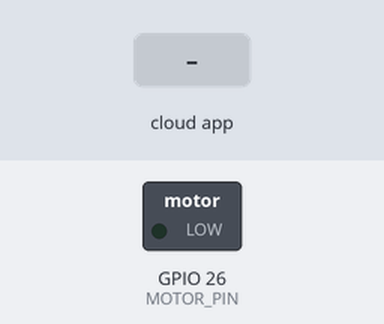
A sketch run on a simulated ESP32. Parts: switched loads named in the sketch (green lamp = pin HIGH). The inputs (shaded band) are chosen by the test bench. WiFi joins after 1.5 s; servers stay silent unless stated; what the sketch prints to the serial monitor is not drawn.

Above: at 2.8 s.
2.9 s: the phone or cloud app sets status to ON
At 3.2 s:
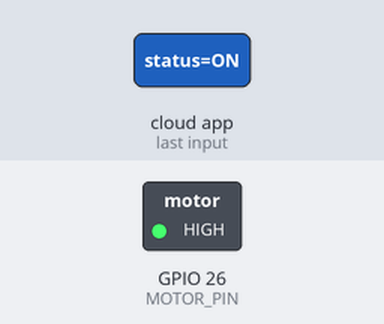
4.4 s: the phone or cloud app sets status to OFF
At 5.6 s:
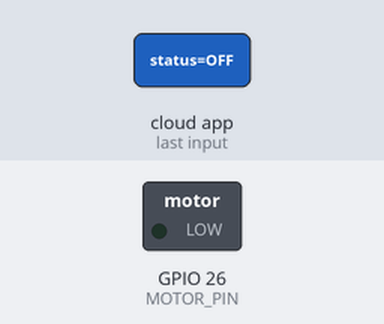
Timing chart, 0 to 7.4 s (numbered marks = the images above; inputs shaded):
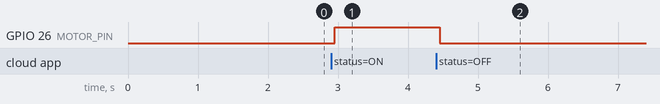

The sketch:

arduino.ino
```cpp
#include <WiFi.h>
#include <Firebase_ESP_Client.h>
#include "addons/TokenHelper.h"
#include "addons/RTDBHelper.h"

#define WIFI_SSID     "**********"
#define WIFI_PASSWORD "**********"
#define API_KEY       "**********"
#define DATABASE_URL  "**********"

// ── Firebase Auth Credentials ─────────────────────────────────────────────────
#define USER_EMAIL    "**********"
#define USER_PASSWORD "**********"

FirebaseData fbdo;
FirebaseData fbdoMotor;
FirebaseAuth auth;
FirebaseConfig config;

const int MOTOR_PIN = 26;

unsigned long lastSensorSend = 0;
const unsigned long SENSOR_INTERVAL = 5000;

bool signupOK = false;

// ── Stream Callbacks ──────────────────────────────────────────────────────────

void streamCallback(FirebaseStream data) {
  if (data.dataType() == "string") {
    String motorStatus = data.stringData();
    Serial.println("[Stream] Motor command: " + motorStatus);

    if (motorStatus == "ON") {
      digitalWrite(MOTOR_PIN, HIGH);
      Serial.println("[Motor] ON");
    } else if (motorStatus == "OFF") {
      digitalWrite(MOTOR_PIN, LOW);
      Serial.println("[Motor] OFF");
    } else {
      Serial.println("[Motor] Unknown command ignored");
    }
  }
}

void streamTimeoutCallback(bool timeout) {
  if (timeout) {
    Serial.println("[Stream] Timeout — will auto-reconnect");
  }
}

// ── Setup ─────────────────────────────────────────────────────────────────────

void setup() {
  Serial.begin(115200);
  pinMode(MOTOR_PIN, OUTPUT);
  digitalWrite(MOTOR_PIN, LOW);

  // WiFi
  WiFi.begin(WIFI_SSID, WIFI_PASSWORD);
  Serial.print("Connecting to WiFi");
  while (WiFi.status() != WL_CONNECTED) {
    delay(500);
    Serial.print(".");
  }
  Serial.println("\nWiFi connected — IP: " + WiFi.localIP().toString());

  // Firebase config
  config.api_key = API_KEY;
  config.database_url = DATABASE_URL;
  config.token_status_callback = tokenStatusCallback;

  // ── Email/Password Sign-In (fixed UID, matches your DB rules) ──
  auth.user.email    = USER_EMAIL;
  auth.user.password = USER_PASSWORD;

  Firebase.begin(&config, &auth);
  Firebase.reconnectWiFi(true);

  // Wait for authentication to complete
  Serial.print("Authenticating");
  while (!Firebase.ready()) {
    delay(500);
    Serial.print(".");
  }
  Serial.println("\n[Firebase] Authenticated OK!");
  signupOK = true;

  // ── Motor stream (event-driven, non-blocking) ──
  if (!Firebase.RTDB.beginStream(&fbdoMotor, "/motor/status")) {
    Serial.println("[Stream] Begin failed: " + fbdoMotor.errorReason());
  } else {
    Firebase.RTDB.setStreamCallback(
      &fbdoMotor,
      streamCallback,
      streamTimeoutCallback
    );
    Serial.println("[Stream] Motor stream started");
  }
}

// ── Loop ──────────────────────────────────────────────────────────────────────

void loop() {
  if (Firebase.ready() && signupOK) {
    unsigned long now = millis();

    if (now - lastSensorSend >= SENSOR_INTERVAL) {
      lastSensorSend = now;

      FirebaseJson json;
      // ── Replace these with real sensor readings ──
      json.set("ph",            7.2);
      json.set("ec",            1.5);
      json.set("gas",           300);
      json.set("temperature",   28.4);
      json.set("humidity",      65.0);
      json.set("waterTemp",     24.1);
      json.set("timestamp/.sv", "timestamp");

      if (Firebase.RTDB.setJSON(&fbdo, "/sensors/latest", &json)) {
        Serial.println("[Firebase] Sensor data sent OK");
      } else {
        Serial.println("[Firebase] Send failed: " + fbdo.errorReason());
      }
    }
  }
}
```

Measured:
- after the input at 2.9 s, GPIO 26 (MOTOR_PIN): LOW → HIGH after 0.05 s
- after the input at 4.4 s, GPIO 26 (MOTOR_PIN): HIGH → LOW after 0.05 s
